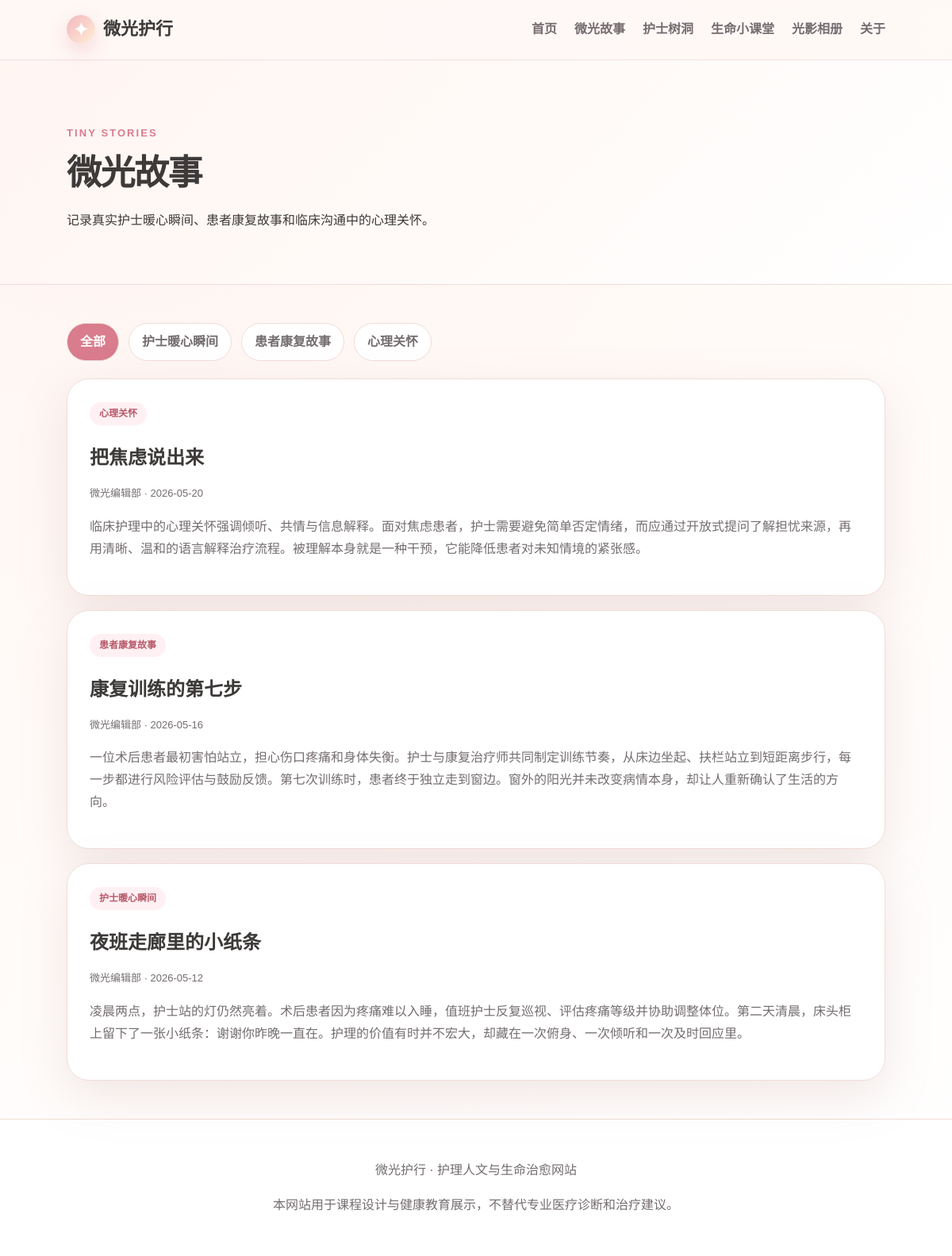
The page /stories on the database its author committed.
### tables this page shows
CREATE TABLE stories (
                id INTEGER PRIMARY KEY AUTOINCREMENT,
                title TEXT NOT NULL,
                category TEXT NOT NULL,
                author TEXT NOT NULL,
                summary TEXT NOT NULL,
                content TEXT NOT NULL,
                created_at TEXT NOT NULL
            );

### app.py (the view)
@app.route("/stories")
def stories():
    category = request.args.get("category", "全部")
    if category == "全部":
        rows = query_all("SELECT * FROM stories ORDER BY id DESC")
    else:
        rows = query_all("SELECT * FROM stories WHERE category=? ORDER BY id DESC", [category])
    categories = ["全部", "护士暖心瞬间", "患者康复故事", "心理关怀"]
    return render_template("stories.html", stories=rows, categories=categories, current=category)

### app.py (called while the page is built)
def get_db() -> sqlite3.Connection:
    if "db" not in g:
        DATA_DIR.mkdir(exist_ok=True)
        conn = sqlite3.connect(DB_PATH)
        conn.row_factory = sqlite3.Row
        g.db = conn
    return g.db

def query_all(sql: str, params: Iterable[object] = ()) -> list[sqlite3.Row]:
    return get_db().execute(sql, tuple(params)).fetchall()

### templates/stories.html (shortened to what this page needs)
{% extends "base.html" %}
{% block content %}
<section class="page-hero compact">
  <p class="eyebrow">Tiny Stories</p>
  <h1>微光故事</h1>
  <p>记录真实护士暖心瞬间、患者康复故事和临床沟通中的心理关怀。</p>
</section>
<section class="section">
  <div class="filter-bar">
    {% for c in categories %}<a class="chip {{ 'active' if c==current else '' }}" href="{{ url_for('stories', category=c) }}">{{ c }}</a>{% endfor %}
  </div>
  <div class="wide-list">
    {% for item in stories %}
    <article class="wide-card">
      <span class="tag">{{ item.category }}</span>
      <h2>{{ item.title }}</h2>
      <p class="meta">{{ item.author }} · {{ item.created_at }}</p>
      <p>{{ item.content }}</p>
    </article>
    {% endfor %}
  </div>
</section>
{% endblock %}

### static/css/styles.css (style rules this page uses)
:root { --bg:#fff9f6;--paper:#ffffff;--ink:#3d3a39;--muted:#746d70;--rose:#f3b6bf;--rose-deep:#d97c8d;--mint:#b8ded3;--sage:#8fb7a7;--lav:#c8b9e8;--cream:#fff0d7;--line:#f0ddd8;--shadow:0 20px 60px rgba(174,126,119,.17) }
* { box-sizing:border-box }
body { margin:0;font-family:"Microsoft YaHei","PingFang SC",Arial,sans-serif;background:radial-gradient(circle at 10% 0%,#fff3ef 0,#fff9f6 38%,#fff 100%);color:var(--ink);line-height:1.75 }
.eyebrow { text-transform:uppercase;letter-spacing:.16em;color:var(--rose-deep);font-size:13px;font-weight:800 }
.hero h1,.page-hero h1 { font-size:52px;line-height:1.18;margin:10px 0 20px;letter-spacing:-1.5px }
.section { padding:48px 7vw }
.module-card,.article-card,.story-card,.wide-card,.form-card,.message-card,.photo-card,.warm-panel { background:var(--paper);border:1px solid var(--line);border-radius:28px;box-shadow:var(--shadow) }
.module-card p,.article-card p,.story-card p,.wide-card p,.photo-card p { color:var(--muted) }
.tag { display:inline-flex;border-radius:999px;background:#fff0f3;color:#b75a6a;padding:4px 12px;font-size:12px;font-weight:800 }
.page-hero { padding:68px 7vw 50px;background:linear-gradient(135deg,#fff5f1,#fff);border-bottom:1px solid var(--line) }
.page-hero.compact h1 { font-size:44px }
.filter-bar { display:flex;gap:12px;flex-wrap:wrap;margin-bottom:22px }
.chip { padding:9px 16px;border:1px solid var(--line);background:white;border-radius:999px;text-decoration:none;color:var(--muted);font-weight:700 }
.chip.active { background:var(--rose-deep);color:white }
.wide-list { display:grid;gap:18px }
.wide-card { padding:28px }
.wide-card h2 { margin-bottom:4px }
.meta { font-size:13px }

### rows shown on the page
stories: category "心理关怀", title "把焦虑说出来", author "微光编辑部", created_at "2026-05-20", content "临床护理中的心理关怀强调倾听、共情与信息解释。面对焦虑患者，护士需要避免简单否定情绪，而应通过开放式提问了解担忧来源，再用清晰、温和的语言解释治疗流程。被理解本身就是一种干预，它能降低患者对未知情境的紧张感。"
stories: category "患者康复故事", title "康复训练的第七步", author "微光编辑部", created_at "2026-05-16", content "一位术后患者最初害怕站立，担心伤口疼痛和身体失衡。护士与康复治疗师共同制定训练节奏，从床边坐起、扶栏站立到短距离步行，每一步都进行风险评估与鼓励反馈。第七次训练时，患者终于独立走到窗边。窗外的阳光并未改变病情本身，却让人重新确认了生活的方向。"
stories: category "护士暖心瞬间", title "夜班走廊里的小纸条", author "微光编辑部", created_at "2026-05-12", content "凌晨两点，护士站的灯仍然亮着。术后患者因为疼痛难以入睡，值班护士反复巡视、评估疼痛等级并协助调整体位。第二天清晨，床头柜上留下了一张小纸条：谢谢你昨晚一直在。护理的价值有时并不宏大，却藏在一次俯身、一次倾听和一次及时回应里。"

### other values the page prints
{{ c }} "全部" "护士暖心瞬间" "患者康复故事" "心理关怀"
